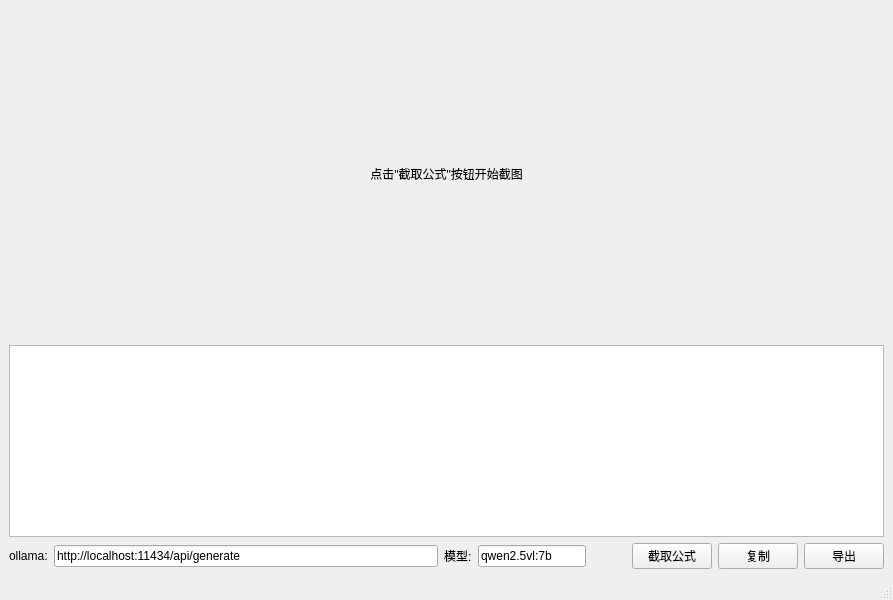
<?xml version="1.0" encoding="UTF-8"?>
<ui version="4.0">
 <class>MainWindow</class>
 <widget class="QMainWindow" name="MainWindow">
  <property name="geometry">
   <rect>
    <x>0</x>
    <y>0</y>
    <width>893</width>
    <height>600</height>
   </rect>
  </property>
  <property name="windowTitle">
   <string>公式识别器</string>
  </property>
  <property name="windowIcon">
   <iconset resource="resources.qrc">
    <normaloff>:/resources/math.ico</normaloff>:/resources/math.ico</iconset>
  </property>
  <widget class="QWidget" name="centralwidget">
   <layout class="QVBoxLayout" name="verticalLayout">
    <item>
     <widget class="QLabel" name="screenshotLabel">
      <property name="sizePolicy">
       <sizepolicy hsizetype="Preferred" vsizetype="Expanding">
        <horstretch>0</horstretch>
        <verstretch>0</verstretch>
       </sizepolicy>
      </property>
      <property name="text">
       <string>点击&quot;截取公式&quot;按钮开始截图</string>
      </property>
      <property name="alignment">
       <set>Qt::AlignCenter</set>
      </property>
     </widget>
    </item>
    <item>
     <widget class="QTextEdit" name="resultTextEdit">
      <property name="sizePolicy">
       <sizepolicy hsizetype="Expanding" vsizetype="Minimum">
        <horstretch>0</horstretch>
        <verstretch>0</verstretch>
       </sizepolicy>
      </property>
      <property name="minimumSize">
       <size>
        <width>0</width>
        <height>150</height>
       </size>
      </property>
      <property name="maximumSize">
       <size>
        <width>16777215</width>
        <height>200</height>
       </size>
      </property>
     </widget>
    </item>
    <item>
     <layout class="QHBoxLayout" name="horizontalLayout">
      <item>
       <widget class="QLabel" name="label">
        <property name="text">
         <string>ollama:</string>
        </property>
       </widget>
      </item>
      <item>
       <widget class="QLineEdit" name="ollamaUrlLineEdit">
        <property name="sizePolicy">
         <sizepolicy hsizetype="Expanding" vsizetype="Fixed">
          <horstretch>2</horstretch>
          <verstretch>0</verstretch>
         </sizepolicy>
        </property>
        <property name="minimumSize">
         <size>
          <width>200</width>
          <height>0</height>
         </size>
        </property>
        <property name="maximumSize">
         <size>
          <width>16777215</width>
          <height>16777215</height>
         </size>
        </property>
        <property name="text">
         <string>http://localhost:11434/api/generate</string>
        </property>
       </widget>
      </item>
      <item>
       <widget class="QLabel" name="label_2">
        <property name="sizePolicy">
         <sizepolicy hsizetype="Minimum" vsizetype="Preferred">
          <horstretch>0</horstretch>
          <verstretch>0</verstretch>
         </sizepolicy>
        </property>
        <property name="minimumSize">
         <size>
          <width>0</width>
          <height>0</height>
         </size>
        </property>
        <property name="maximumSize">
         <size>
          <width>16777215</width>
          <height>16777215</height>
         </size>
        </property>
        <property name="text">
         <string>模型:</string>
        </property>
       </widget>
      </item>
      <item>
       <widget class="QLineEdit" name="modelNameLineEdit">
        <property name="minimumSize">
         <size>
          <width>0</width>
          <height>0</height>
         </size>
        </property>
        <property name="maximumSize">
         <size>
          <width>120</width>
          <height>16777215</height>
         </size>
        </property>
        <property name="text">
         <string>qwen2.5vl:7b</string>
        </property>
       </widget>
      </item>
      <item>
       <spacer name="horizontalSpacer">
        <property name="orientation">
         <enum>Qt::Horizontal</enum>
        </property>
        <property name="sizeHint" stdset="0">
         <size>
          <width>40</width>
          <height>20</height>
         </size>
        </property>
       </spacer>
      </item>
      <item>
       <widget class="QPushButton" name="captureButton">
        <property name="text">
         <string>截取公式</string>
        </property>
        <property name="icon">
         <iconset resource="resources.qrc">
          <normaloff>:/resources/screenshot.png</normaloff>:/resources/screenshot.png</iconset>
        </property>
       </widget>
      </item>
      <item>
       <widget class="QPushButton" name="copyButton">
        <property name="text">
         <string>复制</string>
        </property>
        <property name="icon">
         <iconset resource="resources.qrc">
          <normaloff>:/resources/copy.png</normaloff>:/resources/copy.png</iconset>
        </property>
       </widget>
      </item>
      <item>
       <widget class="QPushButton" name="exportButton">
        <property name="text">
         <string>导出</string>
        </property>
        <property name="icon">
         <iconset resource="resources.qrc">
          <normaloff>:/resources/word.png</normaloff>:/resources/word.png</iconset>
        </property>
        <property name="iconSize">
         <size>
          <width>16</width>
          <height>16</height>
         </size>
        </property>
       </widget>
      </item>
     </layout>
    </item>
   </layout>
  </widget>
  <widget class="QStatusBar" name="statusBar"/>
 </widget>
 <resources>
  <include location="resources.qrc"/>
 </resources>
 <connections/>
</ui>
